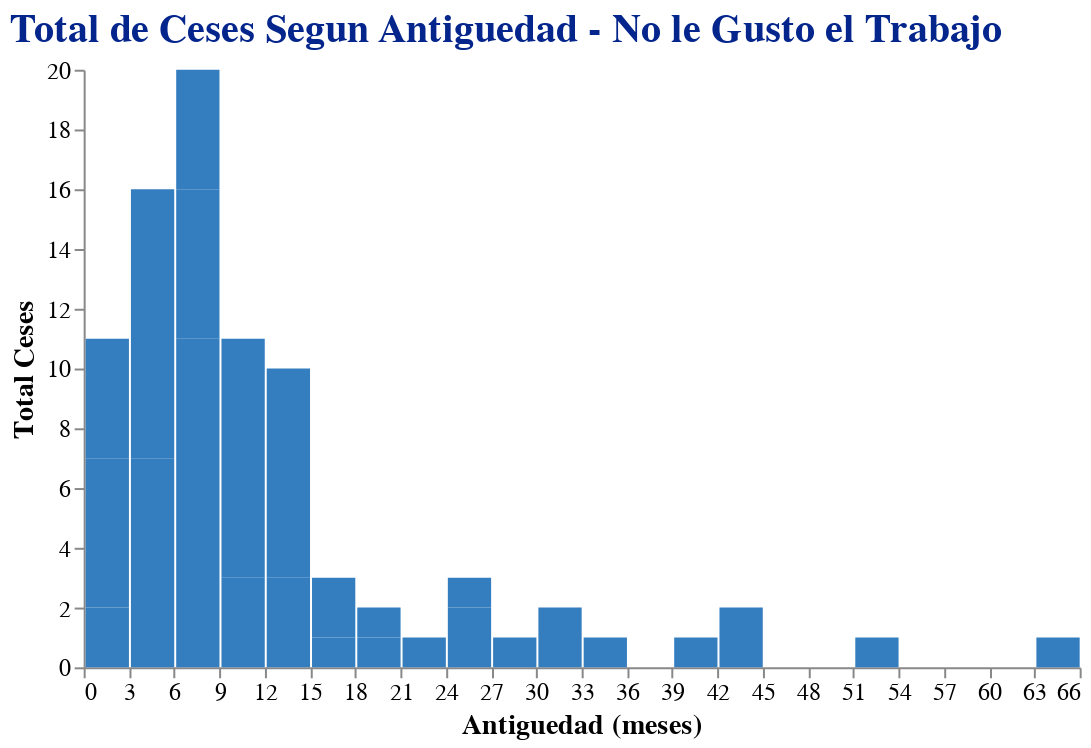

Notebook cell for this chart:
### Code cell
motivos = cesados.query('TIPO_CESE == "VOLUNTARIA" and MOTIVO_CESE == "No le Gusto el Trabajo"'
    ).groupby(
        by = ['antiguedad_meses'],
        as_index = False
    ).agg(
        ceses = ('CODIGO', 'count')
    )
# GRAFICANDO
alt.Chart(motivos).mark_bar(color = '#347EBF').encode(
            x = alt.X(
                'antiguedad_meses',
                bin = alt.BinParams(step = 3),
                title = 'Antiguedad (meses)'),
            y = alt.Y(
                'ceses',
                title = 'Total Ceses')
        ).properties(
            title = 'Total de Ceses Segun Antiguedad - No le Gusto el Trabajo',
            width = 500,
            height = 300
        ).configure_view(
            strokeWidth = 0
        ).configure_axis(
            labelFontSize = 12,
            titleFontSize = 14,
            labelAngle = 0,
            grid = False
        ).configure_title(
            fontSize = 20,
            font = 'Arial',
            color = '#03258C',
            anchor = 'start')

### Figure 1 — Vega-Lite specification as saved in the notebook (floating-point values rounded to 4 significant figures)
{"config": {"view": {"continuousWidth": 400, "continuousHeight": 300, "strokeWidth": 0}, "axis": {"grid": false, "labelAngle": 0, "labelFontSize": 12, "titleFontSize": 14}, "title": {"anchor": "start", "color": "#03258C", "font": "Arial", "fontSize": 20}}, "data": {"name": "data-8fe97569eb2d76e8b3f518cb503ce36b"}, "mark": {"type": "bar", "color": "#347EBF"}, "encoding": {"x": {"bin": {"step": 3}, "field": "antiguedad_meses", "title": "Antiguedad (meses)", "type": "quantitative"}, "y": {"field": "ceses", "title": "Total Ceses", "type": "quantitative"}}, "height": 300, "title": "Total de Ceses Segun Antiguedad - No le Gusto el Trabajo", "width": 500, "$schema": "https://vega.github.io/schema/vega-lite/v4.17.0.json", "datasets": {"data-8fe97569eb2d76e8b3f518cb503ce36b": [{"antiguedad_meses": 0.0, "ceses": 2}, {"antiguedad_meses": 1.0, "ceses": 5}, {"antiguedad_meses": 2.0, "ceses": 4}, {"antiguedad_meses": 3.0, "ceses": 7}, {"antiguedad_meses": 4.0, "ceses": 6}, {"antiguedad_meses": 5.0, "ceses": 3}, {"antiguedad_meses": 6.0, "ceses": 11}, {"antiguedad_meses": 7.0, "ceses": 5}, {"antiguedad_meses": 8.0, "ceses": 4}, {"antiguedad_meses": 9.0, "ceses": 3}, {"antiguedad_meses": 10.0, "ceses": 3}, {"antiguedad_meses": 11.0, "ceses": 5}, {"antiguedad_meses": 12.0, "ceses": 3}, {"antiguedad_meses": 13.0, "ceses": 2}, {"antiguedad_meses": 14.0, "ceses": 5}, {"antiguedad_meses": 15.0, "ceses": 1}, {"antiguedad_meses": 17.0, "ceses": 2}, {"antiguedad_meses": 18.0, "ceses": 1}, {"antiguedad_meses": 20.0, "ceses": 1}, {"antiguedad_meses": 22.0, "ceses": 1}, {"antiguedad_meses": 24.0, "ceses": 2}, {"antiguedad_meses": 26.0, "ceses": 1}, {"antiguedad_meses": 29.0, "ceses": 1}, {"antiguedad_meses": 32.0, "ceses": 2}, {"antiguedad_meses": 35.0, "ceses": 1}, {"antiguedad_meses": 40.0, "ceses": 1}, {"antiguedad_meses": 42.0, "ceses": 2}, {"antiguedad_meses": 52.0, "ceses": 1}, {"antiguedad_meses": 65.0, "ceses": 1}]}}
